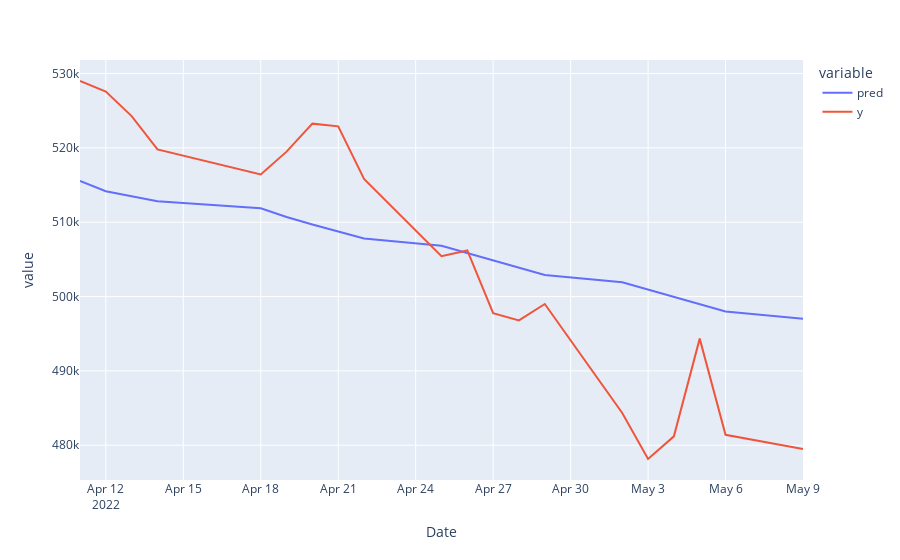

The notebook cell this image was saved under:
### Code cell
fig = px.line(result, y=result.columns[0:2], x=result.index)
fig.show()

### Figure 1 — Plotly figure (JSON) as saved in the notebook; plotly's stock layout.template omitted (floating-point values rounded to 4 significant figures)
{"data": [{"hovertemplate": "variable=pred<br>Date=%{x}<br>value=%{y}<extra></extra>", "legendgroup": "pred", "line": {"color": "#636efa", "dash": "solid"}, "marker": {"symbol": "circle"}, "mode": "lines", "name": "pred", "orientation": "v", "showlegend": true, "type": "scatter", "x": ["2022-04-11T00:00:00", "2022-04-12T00:00:00", "2022-04-13T00:00:00", "2022-04-14T00:00:00", "2022-04-18T00:00:00", "2022-04-19T00:00:00", "2022-04-20T00:00:00", "2022-04-21T00:00:00", "2022-04-22T00:00:00", "2022-04-25T00:00:00", "2022-04-26T00:00:00", "2022-04-27T00:00:00", "2022-04-28T00:00:00", "2022-04-29T00:00:00", "2022-05-02T00:00:00", "2022-05-03T00:00:00", "2022-05-04T00:00:00", "2022-05-05T00:00:00", "2022-05-06T00:00:00", "2022-05-09T00:00:00"], "xaxis": "x", "y": [515500.0, 514200.0, 513500.0, 512800.0, 511900.0, 510700.0, 509700.0, 508700.0, 507800.0, 506800.0, 505800.0, 504800.0, 503900.0, 502900.0, 501900.0, 500900.0, 500000.0, 499000.0, 498000.0, 497000.0], "yaxis": "y"}, {"hovertemplate": "variable=y<br>Date=%{x}<br>value=%{y}<extra></extra>", "legendgroup": "y", "line": {"color": "#EF553B", "dash": "solid"}, "marker": {"symbol": "circle"}, "mode": "lines", "name": "y", "orientation": "v", "showlegend": true, "type": "scatter", "x": ["2022-04-11T00:00:00", "2022-04-12T00:00:00", "2022-04-13T00:00:00", "2022-04-14T00:00:00", "2022-04-18T00:00:00", "2022-04-19T00:00:00", "2022-04-20T00:00:00", "2022-04-21T00:00:00", "2022-04-22T00:00:00", "2022-04-25T00:00:00", "2022-04-26T00:00:00", "2022-04-27T00:00:00", "2022-04-28T00:00:00", "2022-04-29T00:00:00", "2022-05-02T00:00:00", "2022-05-03T00:00:00", "2022-05-04T00:00:00", "2022-05-05T00:00:00", "2022-05-06T00:00:00", "2022-05-09T00:00:00"], "xaxis": "x", "y": [529000, 527590, 524271, 519800, 516435, 519499, 523260, 522901, 515815, 505440, 506200, 497777, 496800, 499000, 484340, 478150, 481198, 494343, 481400, 479500], "yaxis": "y"}], "layout": {"legend": {"title": {"text": "variable"}, "tracegroupgap": 0}, "margin": {"t": 60}, "xaxis": {"anchor": "y", "domain": [0, 1], "title": {"text": "Date"}}, "yaxis": {"anchor": "x", "domain": [0, 1], "title": {"text": "value"}}}}
